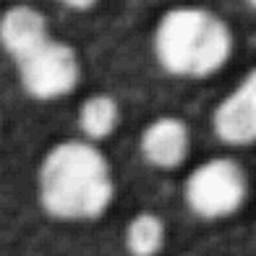
#> input picture q2/inputImage.jpg, 256 x 256 px
$ python graphcut.py inputImage.jpg inputImage.jpg out.png   (Python 2 division)   (older library calls are emulated)
#> lines starting #> are read from the running program, lines starting #| are printed output that depends on the picture; after the words box and inside, x2 and y2 are one past the last pixel; in counts of white or black regions, pixels touching at a corner belong together
"""Question 2."""

"""
Here you will implement the graph-cut method discussed in class.
Demonstrate the working of this method on the image beach.gif.
The implementation for efficient graph-based segmentation should
use the union-find algorithm (using the disjoint-set data structure).
Similar to Q1, you will demonstrate its working to me.
"""

# !/usr/bin/python
import sys
sys.path.append('/usr/local/lib/python2.7/site-packages')
import cv2
import numpy as np
import math
from Queue import PriorityQueue
from sklearn.neighbors import NearestNeighbors

# Utilization of PRIORITY QUEUES USING HEAP QUEUE
# http://docs.python.org/library/heapq.html is preferable
# HW 3 - Graph-Cut method
# Here you will implement the graph-cut method discussed in class.
# Demonstrate the working of this method
# on the image beach.gif and inputImage.jpg.
# The implementation for efficient graph-based
# segmentation should use the
# union-find algorithm (using the disjoint-set data structure).


# Arguments:
# inputImageFile - input image file
# threshold_K - threshold parameter for the graphcut algorithm
# outputImageFile - output image file in which segmentation result is stored

inf = float('inf')


def get_row_col(n, w):
    """Compute the row and col from element number n."""
    col = int(n % w)
    row = int(math.floor(float(n) / float(w)))
    return (row, col)


def get_elem_nr(row, col, w):
    """Compute the element nr from row and col."""
    return (row * w) + col


def eight_neighborhood(row, col, img):
    """Retrieve the neighboring pixels of pixel at location."""
    h, w = img.shape
    neighborhood = []
    cols = []
    rows = []

    # Check edge cases
    if col == 0:
        cols.append(col)
        cols.append(col + 1)
    elif col == w - 1:
        cols.append(col - 1)
        cols.append(col)
    else:
        cols.append(col - 1)
        cols.append(col)
        cols.append(col + 1)

    if row == 0:
        rows.append(row)
        rows.append(row + 1)
    elif row == h - 1:
        rows.append(row - 1)
        rows.append(row)
    else:
        rows.append(row + 1)
        rows.append(row)
        rows.append(row - 1)

    for px_col in cols:
        for px_row in rows:
            if not (px_col == col and px_row == row):
                neighborhood.append((px_row, px_col))

    return neighborhood


def imshow(img):
    """Display grayscale image."""
    cv2.imshow('image', img)
    cv2.waitKey(0)
    cv2.destroyAllWindows()


def import_grayscale_img(img_path):
    """Import grayscale image at filepath."""
    return cv2.imread(img_path, cv2.IMREAD_GRAYSCALE)


def tau(k, c):
    """Compute the weight to the int function."""
    if c == 0:
        return inf
    return float(k) / float(c)


def internal(ci):
    """Find the maximum edge weight of the MST for a certain component ci."""
    if len(ci.keys()) == 0:
        return inf
    else:
        max_e_weight = 0
        for row in ci.keys():
            for col in ci[row]:
                if ci[row][col] > max_e_weight:
                    max_e_weight = ci[row][col]
        return max_e_weight


def construct_adj_list(img):
    """Construct and adjacency list based on an image."""
    h, w = img.shape
    n = h * w
    adj_list = [{}] * n

    for row in range(n):
        im_row_i, im_col_i = get_row_col(row, w)
        px_i = img[im_row_i, im_col_i]
        neighbourhood = eight_neighborhood(im_row_i, im_col_i, img)
        neighbours = {}
        for neighbour_row, neighbour_col in neighbourhood:
            col = get_elem_nr(neighbour_row, neighbour_col, w)
            # diagonal should be 0 and avoid
            # adding a node multiple times by only keeping the upper part
            # of adjacency matrix
            if row == col:
                neighbours[col] = 0
            else:
                px_j = img[neighbour_row, neighbour_col]
                e_weight = abs(float(px_i) - float(px_j))
                neighbours[col] = e_weight
        adj_list[row] = neighbours

    return adj_list


def construct_init_segment_img(h, w):
    """Construct the initial segmented image."""
    segment_img = np.ones((h, w), dtype=np.int)
    segment_value = 0

    # Make each pixel its own component by giving everyone their own label
    for row in range(h):
        for col in range(w):
            segment_img[row, col] = segment_value
            segment_value += 1

    return segment_img


def get_edge_count(component):
    """Get the number of edges present in a component."""
    edge_count = 0
    for row in component.keys():
        edge_count += len(component[row].keys())
    return edge_count


def construct_component_msts(n, w, segment_img):
    """Construct the datastructure to hold each components MST."""
    component_msts = {}

    # Compute the init components mst
    for row in range(n):
        row_i, col_i = get_row_col(row, w)
        segment_label = segment_img[row_i, col_i]
        component_msts[segment_label] = {}
        component_msts[segment_label][row] = {}

    return component_msts


def mint(ci, cj, k):
    """Compute the MINT function."""
    ci_edge_count = get_edge_count(ci)
    cj_edge_count = get_edge_count(cj)
    return min(internal(ci) + tau(k, ci_edge_count),
               internal(cj) + tau(k, cj_edge_count))


def construct_priority_queue(img, n):
    """Construct a priority queue sorted on edge weights."""
    h, w = img.shape
    n = h * w
    adj_list = [{}] * n

    for row in range(n):
        im_row_i, im_col_i = get_row_col(row, w)
        px_i = img[im_row_i, im_col_i]
        neighbourhood = eight_neighborhood(im_row_i, im_col_i, img)
        neighbours = {}
        for neighbour_row, neighbour_col in neighbourhood:
            col = get_elem_nr(neighbour_row, neighbour_col, w)
            # diagonal should be 0 and avoid
            # adding a node multiple times by only keeping the upper part
            # of adjacency matrix
            if row == col:
                neighbours[col] = 0
            elif col >= row:
                continue
            else:
                px_j = img[neighbour_row, neighbour_col]
                e_weight = abs(float(px_i) - float(px_j))
                neighbours[col] = e_weight
        adj_list[row] = neighbours

    q = PriorityQueue(0)
    for row in range(n):
        for col in adj_list[row].keys():
            e_weight = adj_list[row][col]
            q.put((e_weight, row, col))
    return q


def kruskal(g):
    """Find MST of graph g with Kruskals algorithm."""
    e = PriorityQueue(0)
    A = {}
    nodesAdded = set()

    for row in g.keys():
        for col in g[row].keys():
            edge = (g[row][col], row, col)
            if col > row:
                A[row] = {}
                A[col] = {}
                e.put(edge)

    while not e.empty():
        edge = e.get()
        e_weight = edge[0]
        u = edge[1]
        v = edge[2]
        if u or v not in nodesAdded:
            A[u][v] = e_weight
            A[v][u] = e_weight
            nodesAdded.add(u)
            nodesAdded.add(v)

    return A


def graph_cut(in_img_path, threshold_k, out_img_path):
    """Segment image by using the graph-cut algorithm."""
    img = import_grayscale_img(in_img_path)
    #blur image slightly
    img = cv2.GaussianBlur(img, (5, 5), 0.8, 0.8)
    h, w = img.shape
    n = h * w

    segment_img = construct_init_segment_img(h, w)
    component_msts = construct_component_msts(n, w, segment_img)

    q = construct_priority_queue(img, n)
    m = len(q.queue)
    for i in range(m):
        print(i)
        e_weight, row, col = q.get()

        row_i, col_i = get_row_col(row, w)
        vi = segment_img[row_i, col_i]

        row_j, col_j = get_row_col(col, w)
        vj = segment_img[row_j, col_j]

        ci = component_msts[vi]
        cj = component_msts[vj]

        if vi != vj:
            if e_weight <= mint(ci, cj, threshold_k):
                if vi < vj:
                    # Put edge in ci
                    if row not in component_msts[vi].keys():
                        component_msts[vi][row] = {}
                    component_msts[vi][row][col] = e_weight

                    if col not in component_msts[vi].keys():
                        component_msts[vi][col] = {}
                    component_msts[vi][col][row] = e_weight

                    # Mark all vj segments as vi segments
                    for row_vj in component_msts[vj].keys():
                        row_row_vj, col_row_vj = get_row_col(row_vj, w)
                        segment_img[row_row_vj, col_row_vj] = vi
                        for col_vj in component_msts[vj][row_vj]:
                            row_col_vj, col_col_vj = get_row_col(col_vj, w)
                            segment_img[row_col_vj, col_col_vj] = vi

                    # Put all elements in vj to vi
                    for row_vj in component_msts[vj].keys():
                        if row_vj not in component_msts[vi].keys():
                            component_msts[vi][row_vj] = component_msts[vj][row_vj]
                        else:
                            for col_vj in component_msts[vj][row_vj]:
                                if col_vj not in component_msts[vi][row_vj]:
                                    component_msts[vi][row_vj][col_vj] = component_msts[vj][row_vj][col_vj]

                    # Find the MST for component ci and save it
                    ci = kruskal(ci)

                    # Delete vj
                    del component_msts[vj]

                elif vj < vi:
                    # Put edge in ci
                    if row not in component_msts[vj].keys():
                        component_msts[vj][row] = {}
                    component_msts[vj][row][col] = e_weight

                    if col not in component_msts[vj].keys():
                        component_msts[vj][col] = {}
                    component_msts[vj][col][row] = e_weight

                    # Mark all vi segments as vj segments
                    for row_vi in component_msts[vi].keys():
                        row_row_vi, col_row_vi = get_row_col(row_vi, w)
                        segment_img[row_row_vi, col_row_vi] = vj
                        for col_vi in component_msts[vi][row_vi]:
                            row_col_vi, col_col_vi = get_row_col(col_vi, w)
                            segment_img[row_col_vi, col_col_vi] = vj

                    # Put all elements in vj to vi
                    for row_vi in component_msts[vi].keys():
                        if row_vi not in component_msts[vj].keys():
                            component_msts[vj][row_vi] = component_msts[vi][row_vi]
                        else:
                            for col_vi in component_msts[vi][row_vi]:
                                if col_vi not in component_msts[vi][row_vi]:
                                    component_msts[vi][row_vi][col_vi] = component_msts[vi][row_vi][col_vi]
                    # Delete vj

                    # Find the MST for component cj and save it
                    cj = kruskal(cj)

                    del component_msts[vi]

    counter = 0
    mapping = {}
    for row in range(h):
        for col in range(w):
            label = segment_img[row, col]
            if label not in mapping.keys():
                mapping[label] = counter
                counter += 10
            segment_img[row, col] = mapping[label]

    imshow(segment_img)
    cv2.imwrite(out_img_path, segment_img)

def main():
    """Start exection of program."""
    if len(sys.argv) < 4:
        print 'Usage: graphcut.py inputImageFile threshold_K outputImageFile'
        sys.exit(1)

    in_img_path = sys.argv[1]
    threshold_k = sys.argv[2]
    out_img_path = sys.argv[3]

    graph_cut(in_img_path, threshold_k, out_img_path)
#> in import_grayscale_img, returned value is the input picture: shape (256, 256); min 15, max 251, mean 102
#> after the loop in construct_init_segment_img, `for row in range(h):`:
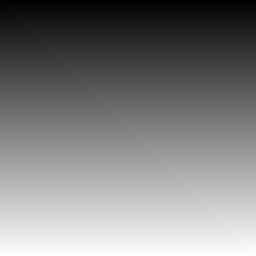
#> segment_img: shape (256, 256) int64; min 0, max 65535, mean 32767.5; drawn with min black and max white
#> the loop in construct_priority_queue, `for row in range(n):` made 65536 passes
#> (px_i, neighbourhood) on passes 1 to 3: (39, [(1, 0), (0, 1), (1, 1)]), (38, [(0, 0), (1, 0), (1, 1), (0, 2), (1, 2)]), (35, [(0, 1), (1, 1), (1, 2), (0, 3), (1, 3)])
#> after the loop in graph_cut, `for i in range(m):`: segment_img: shape (256, 256) int64; 0.01% of pixels changed, all inside (x1, y1, x2, y2) = (4, 0, 37, 1)


if __name__ == '__main__':
#> (the run stopped early here; a loop or call above may not have finished)
